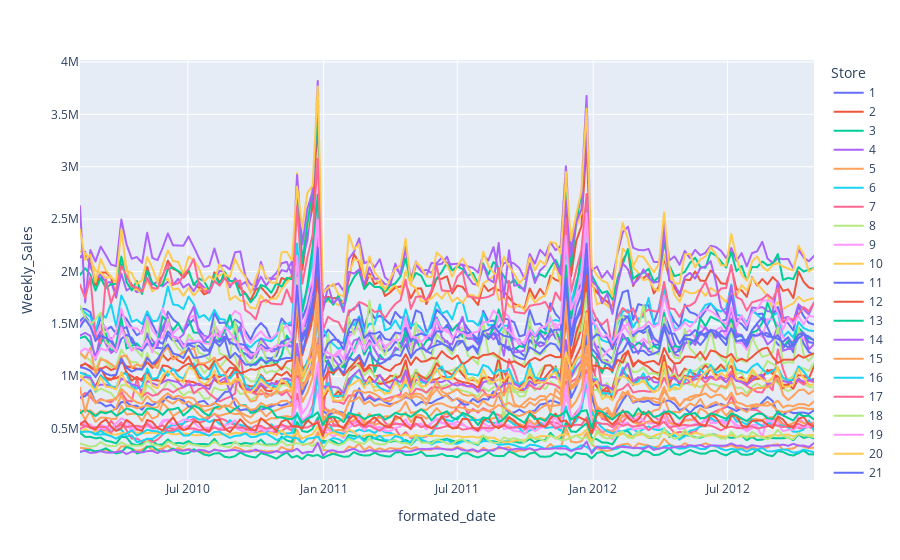

This figure's notebook cell:
### Markdown cell above
### The recommendation would be to choose the **number 20** store, this has the highest total sales profit, the best average sales in that period and also has the best average sales on holidays, and as we could see there is a positive correlation between sales and holidays, especially the end of year festivities where sales increase significantly for most stores as we can see in the boxplot

### Code cell
df_sorted = df.sort_values(['Store','formated_date'])
groups = df.groupby('Store')['Weekly_Sales']
df_sorted['trend'] = groups.transform(lambda x: x.rolling(4*12, center=True).mean())
df_sorted['id'] = groups.cumcount() + 1

plt.figure(figsize=(15, 5))
# plt.xticks(rotation=45)
px.line(df_sorted, x="formated_date", y="Weekly_Sales", color='Store')

### Figure 1 — Plotly figure (JSON) as saved in the notebook; plotly's stock layout.template omitted (floating-point values rounded to 4 significant figures; data arrays with more than 128 entries replaced by an {"elided": "..."} marker saying what was removed)
{"data": [{"hovertemplate": "Store=1<br>formated_date=%{x}<br>Weekly_Sales=%{y}<extra></extra>", "legendgroup": "1", "line": {"color": "#636efa", "dash": "solid"}, "marker": {"symbol": "circle"}, "mode": "lines", "name": "1", "showlegend": true, "type": "scattergl", "x": {"elided": "143 str values"}, "xaxis": "x", "y": {"elided": "143 float values"}, "yaxis": "y"}, {"hovertemplate": "Store=2<br>formated_date=%{x}<br>Weekly_Sales=%{y}<extra></extra>", "legendgroup": "2", "line": {"color": "#EF553B", "dash": "solid"}, "marker": {"symbol": "circle"}, "mode": "lines", "name": "2", "showlegend": true, "type": "scattergl", "x": {"elided": "143 str values"}, "xaxis": "x", "y": {"elided": "143 float values"}, "yaxis": "y"}, {"hovertemplate": "Store=3<br>formated_date=%{x}<br>Weekly_Sales=%{y}<extra></extra>", "legendgroup": "3", "line": {"color": "#00cc96", "dash": "solid"}, "marker": {"symbol": "circle"}, "mode": "lines", "name": "3", "showlegend": true, "type": "scattergl", "x": {"elided": "143 str values"}, "xaxis": "x", "y": {"elided": "143 float values"}, "yaxis": "y"}, {"hovertemplate": "Store=4<br>formated_date=%{x}<br>Weekly_Sales=%{y}<extra></extra>", "legendgroup": "4", "line": {"color": "#ab63fa", "dash": "solid"}, "marker": {"symbol": "circle"}, "mode": "lines", "name": "4", "showlegend": true, "type": "scattergl", "x": {"elided": "143 str values"}, "xaxis": "x", "y": {"elided": "143 float values"}, "yaxis": "y"}, {"hovertemplate": "Store=5<br>formated_date=%{x}<br>Weekly_Sales=%{y}<extra></extra>", "legendgroup": "5", "line": {"color": "#FFA15A", "dash": "solid"}, "marker": {"symbol": "circle"}, "mode": "lines", "name": "5", "showlegend": true, "type": "scattergl", "x": {"elided": "143 str values"}, "xaxis": "x", "y": {"elided": "143 float values"}, "yaxis": "y"}, {"hovertemplate": "Store=6<br>formated_date=%{x}<br>Weekly_Sales=%{y}<extra></extra>", "legendgroup": "6", "line": {"color": "#19d3f3", "dash": "solid"}, "marker": {"symbol": "circle"}, "mode": "lines", "name": "6", "showlegend": true, "type": "scattergl", "x": {"elided": "143 str values"}, "xaxis": "x", "y": {"elided": "143 float values"}, "yaxis": "y"}, {"hovertemplate": "Store=7<br>formated_date=%{x}<br>Weekly_Sales=%{y}<extra></extra>", "legendgroup": "7", "line": {"color": "#FF6692", "dash": "solid"}, "marker": {"symbol": "circle"}, "mode": "lines", "name": "7", "showlegend": true, "type": "scattergl", "x": {"elided": "143 str values"}, "xaxis": "x", "y": {"elided": "143 float values"}, "yaxis": "y"}, {"hovertemplate": "Store=8<br>formated_date=%{x}<br>Weekly_Sales=%{y}<extra></extra>", "legendgroup": "8", "line": {"color": "#B6E880", "dash": "solid"}, "marker": {"symbol": "circle"}, "mode": "lines", "name": "8", "showlegend": true, "type": "scattergl", "x": {"elided": "143 str values"}, "xaxis": "x", "y": {"elided": "143 float values"}, "yaxis": "y"}, {"hovertemplate": "Store=9<br>formated_date=%{x}<br>Weekly_Sales=%{y}<extra></extra>", "legendgroup": "9", "line": {"color": "#FF97FF", "dash": "solid"}, "marker": {"symbol": "circle"}, "mode": "lines", "name": "9", "showlegend": true, "type": "scattergl", "x": {"elided": "143 str values"}, "xaxis": "x", "y": {"elided": "143 float values"}, "yaxis": "y"}, {"hovertemplate": "Store=10<br>formated_date=%{x}<br>Weekly_Sales=%{y}<extra></extra>", "legendgroup": "10", "line": {"color": "#FECB52", "dash": "solid"}, "marker": {"symbol": "circle"}, "mode": "lines", "name": "10", "showlegend": true, "type": "scattergl", "x": {"elided": "143 str values"}, "xaxis": "x", "y": {"elided": "143 float values"}, "yaxis": "y"}, {"hovertemplate": "Store=11<br>formated_date=%{x}<br>Weekly_Sales=%{y}<extra></extra>", "legendgroup": "11", "line": {"color": "#636efa", "dash": "solid"}, "marker": {"symbol": "circle"}, "mode": "lines", "name": "11", "showlegend": true, "type": "scattergl", "x": {"elided": "143 str values"}, "xaxis": "x", "y": {"elided": "143 float values"}, "yaxis": "y"}, {"hovertemplate": "Store=12<br>formated_date=%{x}<br>Weekly_Sales=%{y}<extra></extra>", "legendgroup": "12", "line": {"color": "#EF553B", "dash": "solid"}, "marker": {"symbol": "circle"}, "mode": "lines", "name": "12", "showlegend": true, "type": "scattergl", "x": {"elided": "143 str values"}, "xaxis": "x", "y": {"elided": "143 float values"}, "yaxis": "y"}, {"hovertemplate": "Store=13<br>formated_date=%{x}<br>Weekly_Sales=%{y}<extra></extra>", "legendgroup": "13", "line": {"color": "#00cc96", "dash": "solid"}, "marker": {"symbol": "circle"}, "mode": "lines", "name": "13", "showlegend": true, "type": "scattergl", "x": {"elided": "143 str values"}, "xaxis": "x", "y": {"elided": "143 float values"}, "yaxis": "y"}, {"hovertemplate": "Store=14<br>formated_date=%{x}<br>Weekly_Sales=%{y}<extra></extra>", "legendgroup": "14", "line": {"color": "#ab63fa", "dash": "solid"}, "marker": {"symbol": "circle"}, "mode": "lines", "name": "14", "showlegend": true, "type": "scattergl", "x": {"elided": "143 str values"}, "xaxis": "x", "y": {"elided": "143 float values"}, "yaxis": "y"}, {"hovertemplate": "Store=15<br>formated_date=%{x}<br>Weekly_Sales=%{y}<extra></extra>", "legendgroup": "15", "line": {"color": "#FFA15A", "dash": "solid"}, "marker": {"symbol": "circle"}, "mode": "lines", "name": "15", "showlegend": true, "type": "scattergl", "x": {"elided": "143 str values"}, "xaxis": "x", "y": {"elided": "143 float values"}, "yaxis": "y"}, {"hovertemplate": "Store=16<br>formated_date=%{x}<br>Weekly_Sales=%{y}<extra></extra>", "legendgroup": "16", "line": {"color": "#19d3f3", "dash": "solid"}, "marker": {"symbol": "circle"}, "mode": "lines", "name": "16", "showlegend": true, "type": "scattergl", "x": {"elided": "143 str values"}, "xaxis": "x", "y": {"elided": "143 float values"}, "yaxis": "y"}, {"hovertemplate": "Store=17<br>formated_date=%{x}<br>Weekly_Sales=%{y}<extra></extra>", "legendgroup": "17", "line": {"color": "#FF6692", "dash": "solid"}, "marker": {"symbol": "circle"}, "mode": "lines", "name": "17", "showlegend": true, "type": "scattergl", "x": {"elided": "143 str values"}, "xaxis": "x", "y": {"elided": "143 float values"}, "yaxis": "y"}, {"hovertemplate": "Store=18<br>formated_date=%{x}<br>Weekly_Sales=%{y}<extra></extra>", "legendgroup": "18", "line": {"color": "#B6E880", "dash": "solid"}, "marker": {"symbol": "circle"}, "mode": "lines", "name": "18", "showlegend": true, "type": "scattergl", "x": {"elided": "143 str values"}, "xaxis": "x", "y": {"elided": "143 float values"}, "yaxis": "y"}, {"hovertemplate": "Store=19<br>formated_date=%{x}<br>Weekly_Sales=%{y}<extra></extra>", "legendgroup": "19", "line": {"color": "#FF97FF", "dash": "solid"}, "marker": {"symbol": "circle"}, "mode": "lines", "name": "19", "showlegend": true, "type": "scattergl", "x": {"elided": "143 str values"}, "xaxis": "x", "y": {"elided": "143 float values"}, "yaxis": "y"}, {"hovertemplate": "Store=20<br>formated_date=%{x}<br>Weekly_Sales=%{y}<extra></extra>", "legendgroup": "20", "line": {"color": "#FECB52", "dash": "solid"}, "marker": {"symbol": "circle"}, "mode": "lines", "name": "20", "showlegend": true, "type": "scattergl", "x": {"elided": "143 str values"}, "xaxis": "x", "y": {"elided": "143 float values"}, "yaxis": "y"}, {"hovertemplate": "Store=21<br>formated_date=%{x}<br>Weekly_Sales=%{y}<extra></extra>", "legendgroup": "21", "line": {"color": "#636efa", "dash": "solid"}, "marker": {"symbol": "circle"}, "mode": "lines", "name": "21", "showlegend": true, "type": "scattergl", "x": {"elided": "143 str values"}, "xaxis": "x", "y": {"elided": "143 float values"}, "yaxis": "y"}, {"hovertemplate": "Store=22<br>formated_date=%{x}<br>Weekly_Sales=%{y}<extra></extra>", "legendgroup": "22", "line": {"color": "#EF553B", "dash": "solid"}, "marker": {"symbol": "circle"}, "mode": "lines", "name": "22", "showlegend": true, "type": "scattergl", "x": {"elided": "143 str values"}, "xaxis": "x", "y": {"elided": "143 float values"}, "yaxis": "y"}, {"hovertemplate": "Store=23<br>formated_date=%{x}<br>Weekly_Sales=%{y}<extra></extra>", "legendgroup": "23", "line": {"color": "#00cc96", "dash": "solid"}, "marker": {"symbol": "circle"}, "mode": "lines", "name": "23", "showlegend": true, "type": "scattergl", "x": {"elided": "143 str values"}, "xaxis": "x", "y": {"elided": "143 float values"}, "yaxis": "y"}, {"hovertemplate": "Store=24<br>formated_date=%{x}<br>Weekly_Sales=%{y}<extra></extra>", "legendgroup": "24", "line": {"color": "#ab63fa", "dash": "solid"}, "marker": {"symbol": "circle"}, "mode": "lines", "name": "24", "showlegend": true, "type": "scattergl", "x": {"elided": "143 str values"}, "xaxis": "x", "y": {"elided": "143 float values"}, "yaxis": "y"}, {"hovertemplate": "Store=25<br>formated_date=%{x}<br>Weekly_Sales=%{y}<extra></extra>", "legendgroup": "25", "line": {"color": "#FFA15A", "dash": "solid"}, "marker": {"symbol": "circle"}, "mode": "lines", "name": "25", "showlegend": true, "type": "scattergl", "x": {"elided": "143 str values"}, "xaxis": "x", "y": {"elided": "143 float values"}, "yaxis": "y"}, {"hovertemplate": "Store=26<br>formated_date=%{x}<br>Weekly_Sales=%{y}<extra></extra>", "legendgroup": "26", "line": {"color": "#19d3f3", "dash": "solid"}, "marker": {"symbol": "circle"}, "mode": "lines", "name": "26", "showlegend": true, "type": "scattergl", "x": {"elided": "143 str values"}, "xaxis": "x", "y": {"elided": "143 float values"}, "yaxis": "y"}, {"hovertemplate": "Store=27<br>formated_date=%{x}<br>Weekly_Sales=%{y}<extra></extra>", "legendgroup": "27", "line": {"color": "#FF6692", "dash": "solid"}, "marker": {"symbol": "circle"}, "mode": "lines", "name": "27", "showlegend": true, "type": "scattergl", "x": {"elided": "143 str values"}, "xaxis": "x", "y": {"elided": "143 float values"}, "yaxis": "y"}, {"hovertemplate": "Store=28<br>formated_date=%{x}<br>Weekly_Sales=%{y}<extra></extra>", "legendgroup": "28", "line": {"color": "#B6E880", "dash": "solid"}, "marker": {"symbol": "circle"}, "mode": "lines", "name": "28", "showlegend": true, "type": "scattergl", "x": {"elided": "143 str values"}, "xaxis": "x", "y": {"elided": "143 float values"}, "yaxis": "y"}, {"hovertemplate": "Store=29<br>formated_date=%{x}<br>Weekly_Sales=%{y}<extra></extra>", "legendgroup": "29", "line": {"color": "#FF97FF", "dash": "solid"}, "marker": {"symbol": "circle"}, "mode": "lines", "name": "29", "showlegend": true, "type": "scattergl", "x": {"elided": "143 str values"}, "xaxis": "x", "y": {"elided": "143 float values"}, "yaxis": "y"}, {"hovertemplate": "Store=30<br>formated_date=%{x}<br>Weekly_Sales=%{y}<extra></extra>", "legendgroup": "30", "line": {"color": "#FECB52", "dash": "solid"}, "marker": {"symbol": "circle"}, "mode": "lines", "name": "30", "showlegend": true, "type": "scattergl", "x": {"elided": "143 str values"}, "xaxis": "x", "y": {"elided": "143 float values"}, "yaxis": "y"}, {"hovertemplate": "Store=31<br>formated_date=%{x}<br>Weekly_Sales=%{y}<extra></extra>", "legendgroup": "31", "line": {"color": "#636efa", "dash": "solid"}, "marker": {"symbol": "circle"}, "mode": "lines", "name": "31", "showlegend": true, "type": "scattergl", "x": {"elided": "143 str values"}, "xaxis": "x", "y": {"elided": "143 float values"}, "yaxis": "y"}, {"hovertemplate": "Store=32<br>formated_date=%{x}<br>Weekly_Sales=%{y}<extra></extra>", "legendgroup": "32", "line": {"color": "#EF553B", "dash": "solid"}, "marker": {"symbol": "circle"}, "mode": "lines", "name": "32", "showlegend": true, "type": "scattergl", "x": {"elided": "143 str values"}, "xaxis": "x", "y": {"elided": "143 float values"}, "yaxis": "y"}, {"hovertemplate": "Store=33<br>formated_date=%{x}<br>Weekly_Sales=%{y}<extra></extra>", "legendgroup": "33", "line": {"color": "#00cc96", "dash": "solid"}, "marker": {"symbol": "circle"}, "mode": "lines", "name": "33", "showlegend": true, "type": "scattergl", "x": {"elided": "143 str values"}, "xaxis": "x", "y": {"elided": "143 float values"}, "yaxis": "y"}, {"hovertemplate": "Store=34<br>formated_date=%{x}<br>Weekly_Sales=%{y}<extra></extra>", "legendgroup": "34", "line": {"color": "#ab63fa", "dash": "solid"}, "marker": {"symbol": "circle"}, "mode": "lines", "name": "34", "showlegend": true, "type": "scattergl", "x": {"elided": "143 str values"}, "xaxis": "x", "y": {"elided": "143 float values"}, "yaxis": "y"}, {"hovertemplate": "Store=35<br>formated_date=%{x}<br>Weekly_Sales=%{y}<extra></extra>", "legendgroup": "35", "line": {"color": "#FFA15A", "dash": "solid"}, "marker": {"symbol": "circle"}, "mode": "lines", "name": "35", "showlegend": true, "type": "scattergl", "x": {"elided": "143 str values"}, "xaxis": "x", "y": {"elided": "143 float values"}, "yaxis": "y"}, {"hovertemplate": "Store=36<br>formated_date=%{x}<br>Weekly_Sales=%{y}<extra></extra>", "legendgroup": "36", "line": {"color": "#19d3f3", "dash": "solid"}, "marker": {"symbol": "circle"}, "mode": "lines", "name": "36", "showlegend": true, "type": "scattergl", "x": {"elided": "143 str values"}, "xaxis": "x", "y": {"elided": "143 float values"}, "yaxis": "y"}, {"hovertemplate": "Store=37<br>formated_date=%{x}<br>Weekly_Sales=%{y}<extra></extra>", "legendgroup": "37", "line": {"color": "#FF6692", "dash": "solid"}, "marker": {"symbol": "circle"}, "mode": "lines", "name": "37", "showlegend": true, "type": "scattergl", "x": {"elided": "143 str values"}, "xaxis": "x", "y": {"elided": "143 float values"}, "yaxis": "y"}, {"hovertemplate": "Store=38<br>formated_date=%{x}<br>Weekly_Sales=%{y}<extra></extra>", "legendgroup": "38", "line": {"color": "#B6E880", "dash": "solid"}, "marker": {"symbol": "circle"}, "mode": "lines", "name": "38", "showlegend": true, "type": "scattergl", "x": {"elided": "143 str values"}, "xaxis": "x", "y": {"elided": "143 float values"}, "yaxis": "y"}, {"hovertemplate": "Store=39<br>formated_date=%{x}<br>Weekly_Sales=%{y}<extra></extra>", "legendgroup": "39", "line": {"color": "#FF97FF", "dash": "solid"}, "marker": {"symbol": "circle"}, "mode": "lines", "name": "39", "showlegend": true, "type": "scattergl", "x": {"elided": "143 str values"}, "xaxis": "x", "y": {"elided": "143 float values"}, "yaxis": "y"}, {"hovertemplate": "Store=40<br>formated_date=%{x}<br>Weekly_Sales=%{y}<extra></extra>", "legendgroup": "40", "line": {"color": "#FECB52", "dash": "solid"}, "marker": {"symbol": "circle"}, "mode": "lines", "name": "40", "showlegend": true, "type": "scattergl", "x": {"elided": "143 str values"}, "xaxis": "x", "y": {"elided": "143 float values"}, "yaxis": "y"}, {"hovertemplate": "Store=41<br>formated_date=%{x}<br>Weekly_Sales=%{y}<extra></extra>", "legendgroup": "41", "line": {"color": "#636efa", "dash": "solid"}, "marker": {"symbol": "circle"}, "mode": "lines", "name": "41", "showlegend": true, "type": "scattergl", "x": {"elided": "143 str values"}, "xaxis": "x", "y": {"elided": "143 float values"}, "yaxis": "y"}, {"hovertemplate": "Store=42<br>formated_date=%{x}<br>Weekly_Sales=%{y}<extra></extra>", "legendgroup": "42", "line": {"color": "#EF553B", "dash": "solid"}, "marker": {"symbol": "circle"}, "mode": "lines", "name": "42", "showlegend": true, "type": "scattergl", "x": {"elided": "143 str values"}, "xaxis": "x", "y": {"elided": "143 float values"}, "yaxis": "y"}, {"hovertemplate": "Store=43<br>formated_date=%{x}<br>Weekly_Sales=%{y}<extra></extra>", "legendgroup": "43", "line": {"color": "#00cc96", "dash": "solid"}, "marker": {"symbol": "circle"}, "mode": "lines", "name": "43", "showlegend": true, "type": "scattergl", "x": {"elided": "143 str values"}, "xaxis": "x", "y": {"elided": "143 float values"}, "yaxis": "y"}, {"hovertemplate": "Store=44<br>formated_date=%{x}<br>Weekly_Sales=%{y}<extra></extra>", "legendgroup": "44", "line": {"color": "#ab63fa", "dash": "solid"}, "marker": {"symbol": "circle"}, "mode": "lines", "name": "44", "showlegend": true, "type": "scattergl", "x": {"elided": "143 str values"}, "xaxis": "x", "y": {"elided": "143 float values"}, "yaxis": "y"}, {"hovertemplate": "Store=45<br>formated_date=%{x}<br>Weekly_Sales=%{y}<extra></extra>", "legendgroup": "45", "line": {"color": "#FFA15A", "dash": "solid"}, "marker": {"symbol": "circle"}, "mode": "lines", "name": "45", "showlegend": true, "type": "scattergl", "x": {"elided": "143 str values"}, "xaxis": "x", "y": {"elided": "143 float values"}, "yaxis": "y"}], "layout": {"autosize": true, "legend": {"title": {"text": "Store"}, "tracegroupgap": 0}, "margin": {"t": 60}, "xaxis": {"anchor": "y", "autorange": true, "domain": [0, 1], "range": ["2010-02-05", "2012-10-26"], "showspikes": false, "title": {"text": "formated_date"}, "type": "date"}, "yaxis": {"anchor": "x", "autorange": true, "domain": [0, 1], "range": [9503.0, 4019000.0], "showspikes": false, "title": {"text": "Weekly_Sales"}, "type": "linear"}}}
